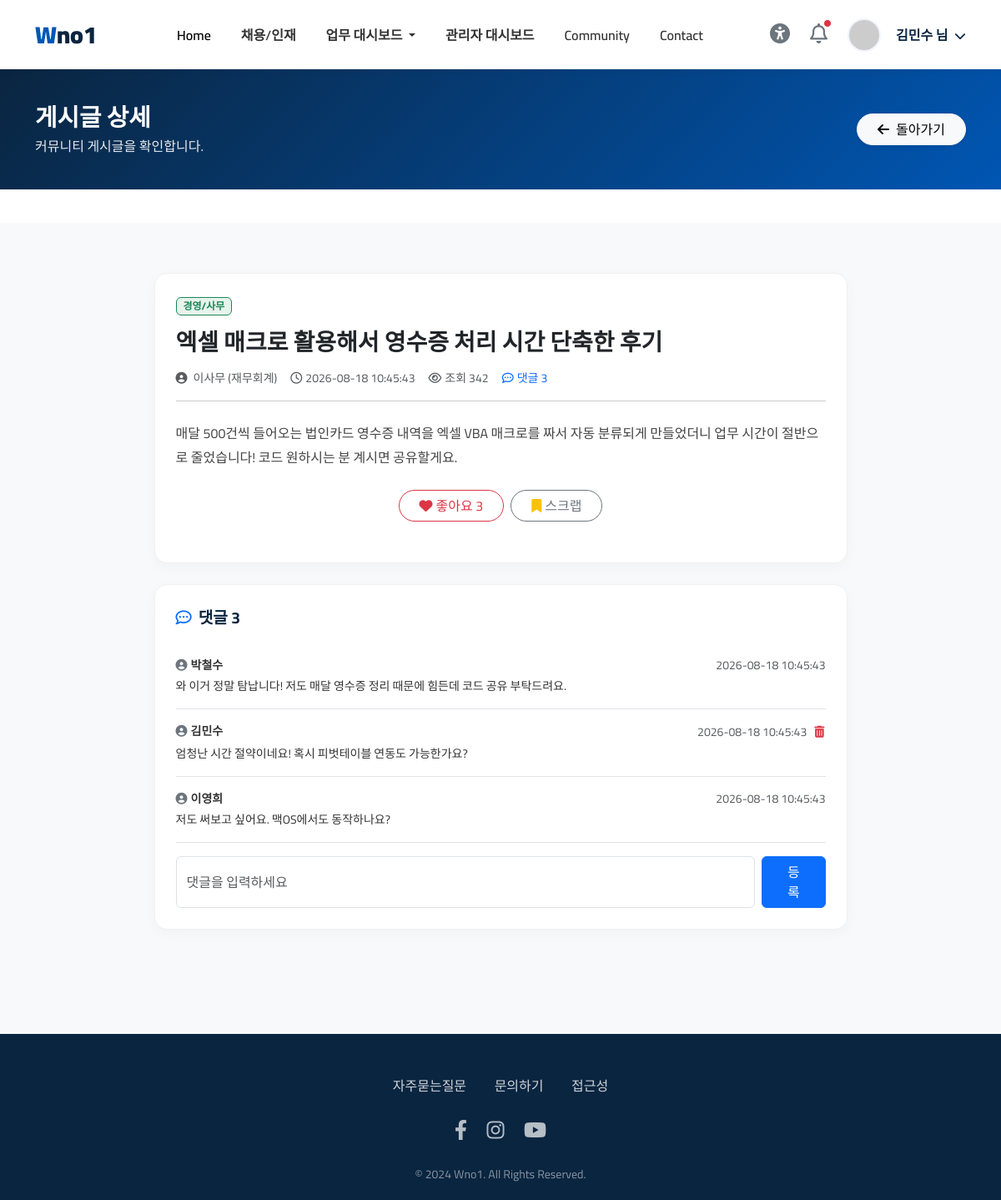
Page /post/2 (signed in) on the committed database.
### tables this page shows
CREATE TABLE posts (
        id INTEGER PRIMARY KEY AUTOINCREMENT,
        user_id INTEGER,
        category TEXT DEFAULT 'general',
        title TEXT NOT NULL,
        content TEXT,
        author TEXT DEFAULT '',
        dept TEXT DEFAULT '',
        views INTEGER DEFAULT 0,
        created_at TEXT DEFAULT (datetime('now','localtime'))
    );

CREATE TABLE comments (
        id INTEGER PRIMARY KEY AUTOINCREMENT,
        post_id INTEGER NOT NULL,
        user_id INTEGER,
        author TEXT DEFAULT '',
        content TEXT NOT NULL,
        created_at TEXT DEFAULT (datetime('now','localtime'))
    );

### routers/community.py (the view)
@router.get("/post/{post_id}", response_class=HTMLResponse)
async def post_detail(request: Request, post_id: int):
    if not check_login(request):
        return RedirectResponse(url="/login", status_code=303)
    u = get_current_user(request)
    uid = u["user_id"]
    conn = get_sqlite()
    try:
        conn.execute("UPDATE posts SET views=views+1 WHERE id=?", (post_id,))
        conn.commit()
        row = conn.execute(
            "SELECT p.*, u.position AS author_position, u.phone AS author_phone "
            "FROM posts p LEFT JOIN users u ON u.id=p.user_id WHERE p.id=?",
            (post_id,)
        ).fetchone()
        if not row:
            return HTMLResponse("<h2>게시글을 찾을 수 없습니다</h2><a href='/community'>돌아가기</a>", status_code=404)
        comments = [dict(c) for c in conn.execute(
            "SELECT * FROM comments WHERE post_id=? ORDER BY id ASC", (post_id,)).fetchall()]
        like_count = conn.execute("SELECT COUNT(*) FROM post_likes WHERE post_id=?", (post_id,)).fetchone()[0]
        liked = conn.execute("SELECT 1 FROM post_likes WHERE post_id=? AND user_id=?", (post_id, uid)).fetchone() is not None
        bookmarked = conn.execute("SELECT 1 FROM bookmarks WHERE post_id=? AND user_id=?", (post_id, uid)).fetchone() is not None
    finally:
        conn.close()
    return templates.TemplateResponse(
        request=request, name="top/post_detail.html", context={
            "request": request, "page_title": dict(row)["title"],
            "post": dict(row), "comments": comments,
            "like_count": like_count, "liked": liked, "bookmarked": bookmarked,
            "categories": POST_CATEGORIES,
            "user_name": u["user_name"],
            "session_uid": uid,
        }
    )

### templates/top/post_detail.html (shortened to what this page needs)
<!DOCTYPE html>
<html lang="ko">
{% include 'common/header.html' %}
<body>
{% include 'common/topbar.html' %}
<div class="dash-header">
    <div class="container d-flex justify-content-between align-items-center flex-wrap gap-3">
        <div>
            <h2>게시글 상세</h2>
            <p>커뮤니티 게시글을 확인합니다.</p>
        </div>
        <div>
            <a href="/community" class="btn btn-light rounded-pill px-4 shadow-sm">
                <i class="fas fa-arrow-left me-2"></i>돌아가기
            </a>
        </div>
    </div>
</div>
<div class="list-section">
    <div class="container">
        <div class="row justify-content-center">
            <div class="col-lg-9">
                <div class="content-card">
                    {% set meta = categories.get(post.category, ('자유', 'secondary')) %}
                    <div class="mb-3">
                        <span class="badge bg-{{ meta[1] }} bg-opacity-10 text-{{ meta[1] }} border border-{{ meta[1] }} px-2 py-1">{{ meta[0] }}</span>
                    </div>
                    <h3 class="fw-bold text-dark mb-3">{{ post.title }}</h3>
                    <div class="d-flex align-items-center gap-3 mb-3 small text-muted">
                        <span>
                            <i class="fas fa-user-circle me-1"></i>
                            <a href="#" class="text-muted text-decoration-none author-link"
                               data-name="{{ post.author }}"
                               data-dept="{{ post.dept or '' }}"
                               data-position="{{ post.author_position or '' }}"
                               data-phone="{{ post.author_phone or '' }}"
                               data-bs-toggle="modal" data-bs-target="#profileModal">{{ post.author }}</a>{% if post.dept %} ({{ post.dept }}){% endif %}
                        </span>
                        <span><i class="far fa-clock me-1"></i>{{ post.created_at }}</span>
                        <span><i class="far fa-eye me-1"></i>조회 {{ post.views }}</span>
                        <span class="text-primary"><i class="far fa-comment-dots me-1"></i>댓글 <span id="commentCountTop">{{ comments|length }}</span></span>
                    </div>
                    <hr class="mb-4">
                    <div class="detail-body" style="line-height: 1.8; color: #444; white-space: pre-wrap;">{{ post.content }}</div>
                    <div class="d-flex gap-2 justify-content-center my-4">
                        <button id="likeBtn" class="btn btn-outline-danger rounded-pill px-4">
                            <i id="likeIcon" class="{{ 'fas' if liked else 'far' }} fa-heart me-1 {{ 'text-danger' if liked else '' }}"></i>좋아요 <span id="likeCount">{{ like_count }}</span>
                        </button>
                        <button id="bmBtn" class="btn btn-outline-secondary rounded-pill px-4">
                            <i id="bmIcon" class="{{ 'fas' if bookmarked else 'far' }} fa-bookmark me-1 {{ 'text-warning' if bookmarked else '' }}"></i>스크랩
                        </button>
                    </div>
                </div>
                <div class="content-card mt-4">
                    <div class="card-title mb-3"><span><i class="far fa-comment-dots me-2 text-primary"></i>댓글 <span id="commentCount">{{ comments|length }}</span></span></div>
                    {% for c in comments %}
                    <div class="border-bottom py-3" id="comment-{{ c.id }}">
                        <div class="d-flex justify-content-between small mb-1">
                            <span class="fw-bold"><i class="fas fa-user-circle me-1 text-secondary"></i>{{ c.author }}</span>
                            <div class="d-flex align-items-center gap-2">
                                <span class="text-muted">{{ c.created_at }}</span>
                                {% if c.user_id == session_uid %}
                                <button class="btn btn-link btn-sm text-danger p-0 js-delete-comment" data-comment-id="{{ c.id }}"><i class="fas fa-trash-alt"></i></button>
                                {% endif %}
                            </div>
                        </div>
                        <p class="mb-0 small">{{ c.content }}</p>
                    </div>
                    {% else %}
                    <p class="text-muted small py-3 mb-0">첫 댓글을 남겨보세요.</p>
                    {% endfor %}
                    <form action="/api/posts/{{ post.id }}/comments" method="POST" class="mt-3 d-flex gap-2">
                        <input type="text" class="form-control" name="content" placeholder="댓글을 입력하세요" required>
                        <button type="submit" class="btn btn-primary px-4">등록</button>
                    </form>
                </div>
            </div>
        </div>
    </div>
</div>
<footer class="footer">
    <div class="container">
        <div class="footer-menu mb-4">
            <a href="/faq">자주묻는질문</a>
            <a href="/contact">문의하기</a>
            <a href="/accessibility">접근성</a>
        </div>
        <div class="social-icons mb-4">
            <a href="#"><i class="fab fa-facebook-f"></i></a>
            <a href="#"><i class="fab fa-instagram"></i></a>
            <a href="#"><i class="fab fa-youtube"></i></a>
        </div>
        <p class="mb-0 opacity-50 small">&copy; 2024 Wno1. All Rights Reserved.</p>
    </div>
</footer>
</body>
</html>

### templates/common/header.html (style rules this page uses)
:root { --primary-blue: #0056b3; --light-blue: #eef4fb; --dark-blue: #0a2540; --text-color: #333333; --gray-bg: #f8f9fa; --success-color: #28a745; --warning-color: #ffc107; --danger-color: #dc3545; }
body { font-family: 'Cairo', sans-serif; color: var(--text-color); background-color: #ffffff; }
.dash-header { background: linear-gradient(135deg, var(--dark-blue) 0%, var(--primary-blue) 100%); padding: 40px 0; color: white; margin-bottom: 40px; }
.dash-header h2 { font-weight: 700; font-size: 1.8rem; margin-bottom: 5px; }
.dash-header p { opacity: 0.9; margin: 0; }
.list-section { padding: 60px 0 100px; background-color: var(--gray-bg); }
.content-card { background: #fff; border-radius: 15px; padding: 25px; box-shadow: 0 5px 15px rgba(0,0,0,0.03); margin-bottom: 25px; border: 1px solid #f0f0f0; }
.card-title { font-weight: 700; color: var(--dark-blue); font-size: 1.2rem; margin-bottom: 20px; display: flex; justify-content: space-between; align-items: center; }
.footer { background-color: var(--dark-blue); color: #fff; padding: 50px 0 20px; text-align: center; }
.footer .social-icons a { color: #fff; font-size: 1.5rem; margin: 0 10px; opacity: 0.7; transition: opacity 0.3s; }
.footer-menu { margin-bottom: 20px; }
.footer-menu a { color: #fff; text-decoration: none; margin: 0 15px; opacity: 0.8; }

### rows in the picture
posts: title "엑셀 매크로 활용해서 영수증 처리 시간 단축한 후기", author "이사무", dept "재무회계", created_at "2026-08-18 10:45:43", views "342", content "매달 500건씩 들어오는 법인카드 영수증 내역을 엑셀 VBA 매크로를 짜서 자동 분류되게 만들었더니 업무 시간이 절반으로 줄었습니다! 코드 원하시는 분 계시면 공유할게요."
comments: author "박철수", created_at "2026-08-18 10:45:43", content "와 이거 정말 탐납니다! 저도 매달 영수증 정리 때문에 힘든데 코드 공유 부탁드려요."
comments: author "김민수", created_at "2026-08-18 10:45:43", content "엄청난 시간 절약이네요! 혹시 피벗테이블 연동도 가능한가요?"
comments: author "이영희", created_at "2026-08-18 10:45:43", content "저도 써보고 싶어요. 맥OS에서도 동작하나요?"

### other values in the picture
{{ user_name }} "김민수"
{{ meta[0] }} "경영/사무"
{{ comments|length }} "3"
{{ like_count }} "3"
